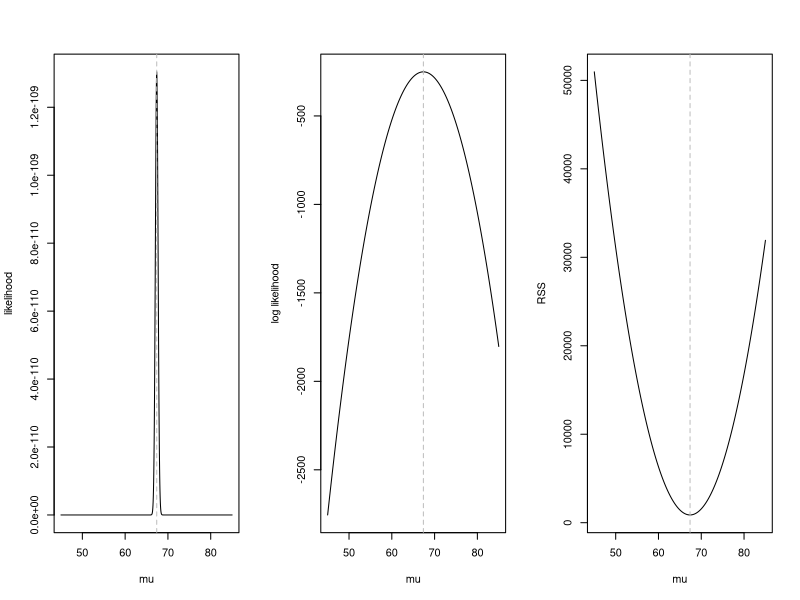
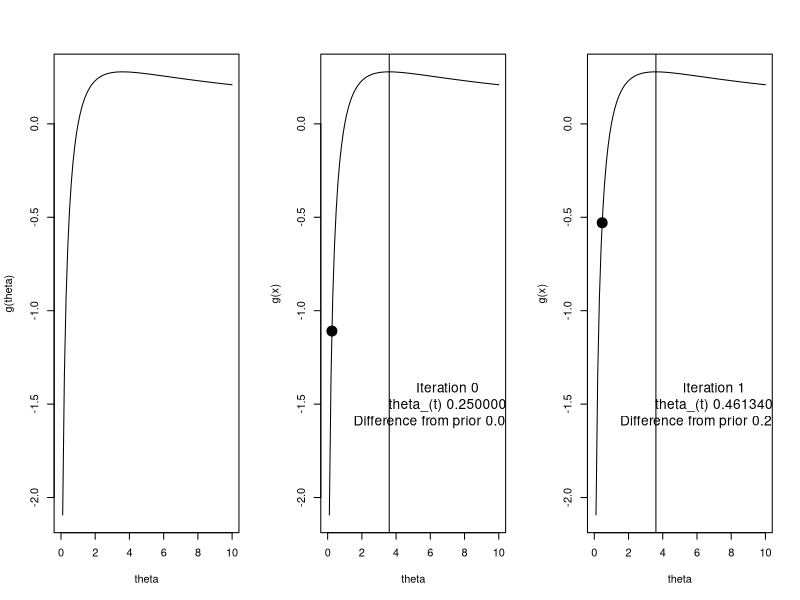
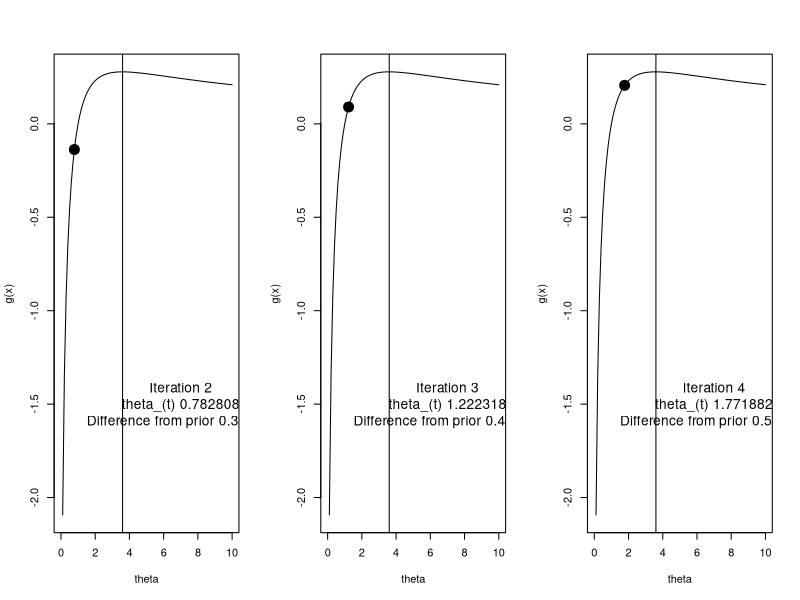
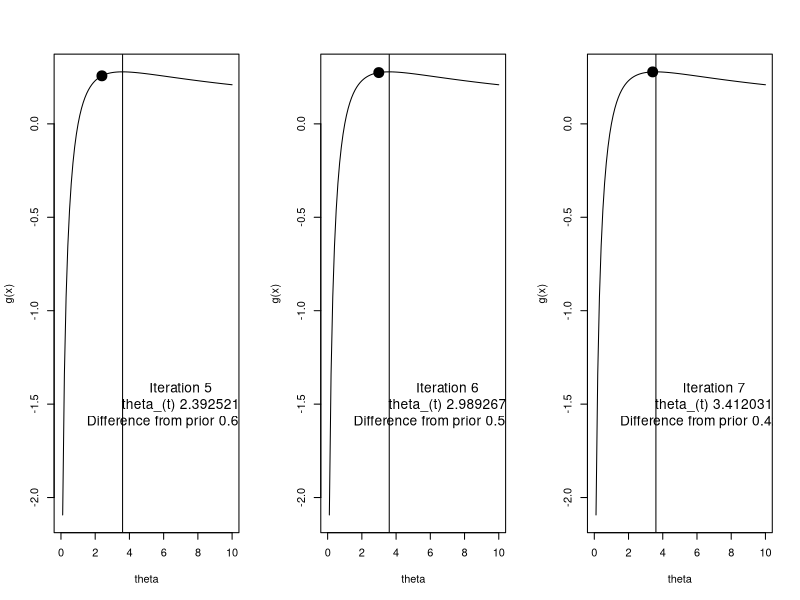
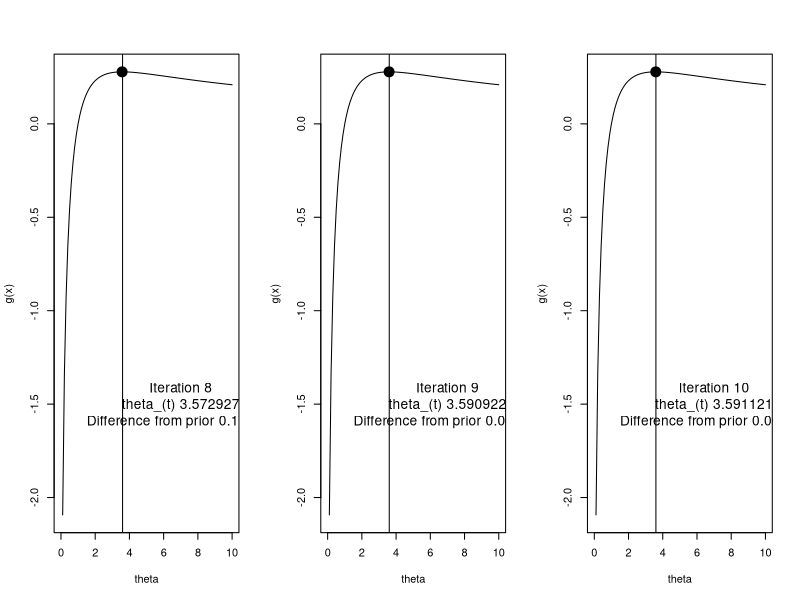
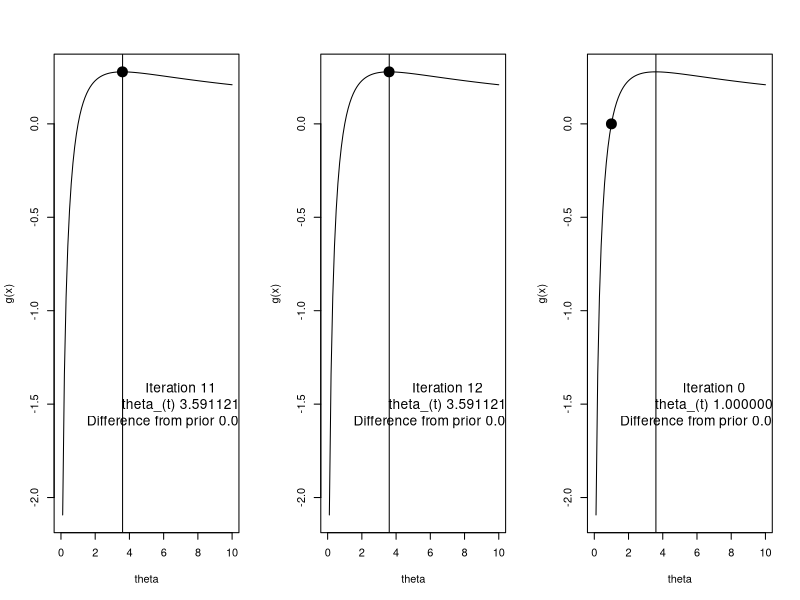
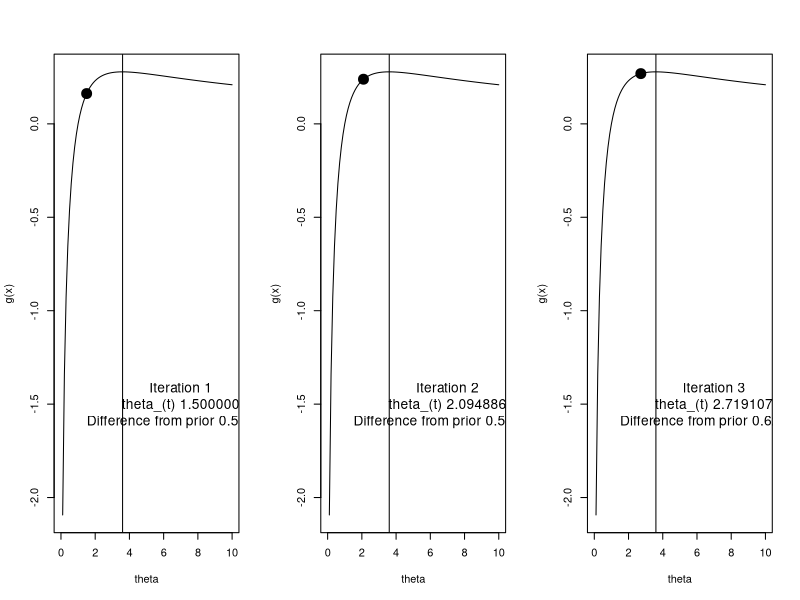
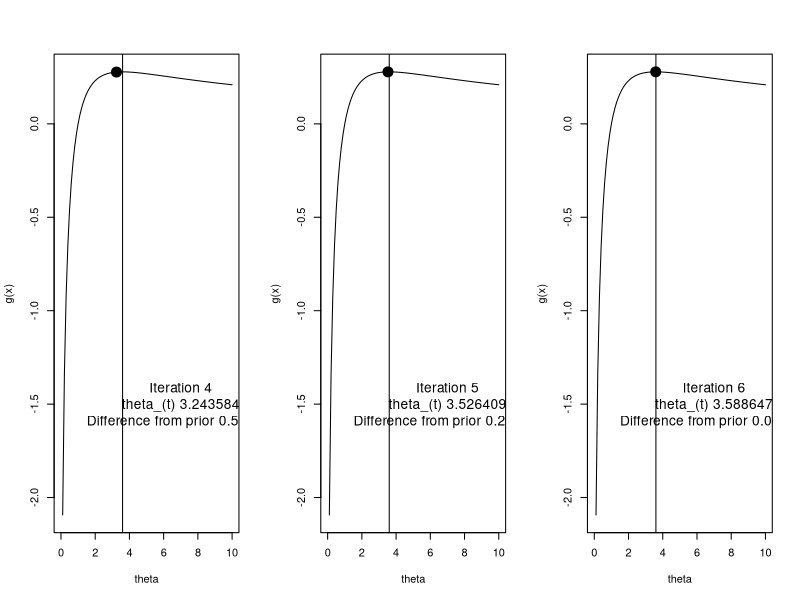

These figures' R source, in order:
## ---- chunk 1
knitr::opts_chunk$set(echo = TRUE)
## ---- chunk 2
## set simulation parameters
mu = 67 
sigma2 = 10
n = 100

## generate random normally distributed samples
y = rnorm(n, mu, sd = sqrt(sigma2))

## print MLE of mu, mu_hat
cat("mean of y\n")
(mean(y))

## print estimate of mu in linear model framework (intercept only model)
cat("beta_hat from intercept only linear model\n")
print(lm(y ~1)$coef)

## ---- chunk 3
## returns a vector of likelihood values over a given range of mu values
## helps for plotting later
lik = function(mu, sigma2, y){
  # create empty vector
  likelihood.vector = rep(NA, length(mu))
  
  # for each mu, calculate the likelihood value
  for(i in 1:length(likelihood.vector)){
    likelihood.vector[i] = prod(dnorm(y, mu[i], sqrt(sigma2)))
  }
  
  # return vector of likelihood values spanning range of mu
  return(likelihood.vector)
}

## define the log-likelihood function with respect to mu
loglik = function(mu, sigma2, y){
  # create empty vector  
  log.likelihood.vector = rep(NA, length(mu))
  
  # calculate log likelihood
  for(i in 1:length(log.likelihood.vector)){
    log.likelihood.vector[i] = sum(dnorm(y, mu[i], sqrt(sigma2), log = T))
  }
  
  return(log.likelihood.vector)
}

## define the residual sum of squares function with respect to mu
RSS = function(mu, sigma2, y){
  # create empty vector  
  RSS.vector = rep(NA, length(mu))
  
  # calculate log likelihood
  for(i in 1:length(RSS.vector)){
    RSS.vector[i] = sum((y - mu[i])^2)
  }
  
  return(RSS.vector)
}


## ---- chunk 4
## range of mu to plot over
range = seq(45, 85,,1000)

## arrange the two plots in 1 row, three columns
par(mfrow = c(1,3)) 

## likelihood plot
plot(range, lik(mu = range,sigma2 = sigma2, y = y), type = "l", ylab = "likelihood", xlab = "mu")
# add vertical line at the mean of y
abline(v = mean(y), lty = 2, col = "grey") 

## log likelihood plot
plot(range, loglik(mu = range,sigma2 = sigma2, y = y), type = "l", ylab = "log likelihood", xlab = "mu")
# vertical line at the mean of y
abline(v = mean(y), lty = 2, col = "grey" ) 

## RSS plot
plot(range, RSS(mu = range,sigma2 = sigma2, y = y), type = "l", ylab = "RSS", xlab = "mu")
# vertical line at the mean of y
abline(v = mean(y), lty = 2, col = "grey" ) 
## ---- chunk 5
# define function 
f1 = function(theta){
  log(theta)/(1+theta)
}

# make a plot with this function, where the x-axis ranges from 0 to 10
plot(f1, from = 0, to = 10, ylab = "g(theta)", xlab = "theta")
## ---- chunk 6
  th = 0.25
    i = h = 0
  plot(f1, from = 0, to = 10, ylab = "g(x)", xlab = "theta")
  points(th, f1(th), pch = 19, cex = 2)
  abline(v = 3.6)
  text(x = 7, y = -1.5,labels = sprintf("Iteration %d\n theta_(t) %f \n Difference from prior %f", i, th, h), cex = 1.25)
  for(i in 1:12){
    h = ((th + 1)*(1+1/th - log(th)))/(3+4/th+1/th^2-2*log(th))
     th = th + h
     plot(f1, from = 0, to = 10, ylab = "g(x)", xlab = "theta")
     points(th, f1(th), pch = 19, cex = 2)
     abline(v = 3.6)
     text(x = 7, y = -1.5,labels = sprintf("Iteration %d\n theta_(t) %f \n Difference from prior %f", i, th, h), cex = 1.25)
  }

## ---- chunk 7
  th = 1
    i = h = 0
  plot(f1, from = 0, to = 10, ylab = "g(x)", xlab = "theta")
  points(th, f1(th), pch = 19, cex = 2)
  abline(v = 3.6)
  text(x = 7, y = -1.5,labels = sprintf("Iteration %d\n theta_(t) %f \n Difference from prior %f", i, th, h), cex = 1.25)
  for(i in 1:12){
    h = ((th + 1)*(1+1/th - log(th)))/(3+4/th+1/th^2-2*log(th))
     th = th + h
     plot(f1, from = 0, to = 10, ylab = "g(x)", xlab = "theta")
     points(th, f1(th), pch = 19, cex = 2)
     abline(v = 3.6)
     text(x = 7, y = -1.5,labels = sprintf("Iteration %d\n theta_(t) %f \n Difference from prior %f", i, th, h), cex = 1.25)
  }
## ---- chunk 8
  th = 4
  i = h = 0
  plot(f1, from = 0, to = 10, ylab = "g(x)", xlab = "theta")
  points(th, f1(th), pch = 19, cex = 2)
  abline(v = 3.6)
  text(x = 7, y = -1.5,labels = sprintf("Iteration %d\n theta_(t) %f \n Difference from prior %f", i, th, h), cex = 1.25)
     
  for(i in 1:12){
    h = ((th + 1)*(1+1/th - log(th)))/(3+4/th+1/th^2-2*log(th))
     th = th + h
     plot(f1, from = 0, to = 10, ylab = "g(x)", xlab = "theta")
     points(th, f1(th), pch = 19, cex = 2)
     abline(v = 3.6)
     text(x = 7, y = -1.5,labels = sprintf("Iteration %d\n theta_(t) %f \n Difference from prior %f", i, th, h), cex = 1.25)
  }
## ---- chunk 9
  th = 8
    i = h = 0
  plot(f1, from = 0, to = 10, ylab = "g(x)", xlab = "theta")
  points(th, f1(th), pch = 19, cex = 2)
  abline(v = 3.6)
  text(x = 7, y = -1.5,labels = sprintf("Iteration %d\n theta_(t) %f \n Difference from prior %f", i, th, h), cex = 1.25)
  for(i in 1:12){
    h = ((th + 1)*(1+1/th - log(th)))/(3+4/th+1/th^2-2*log(th))
     th = th + h
     plot(f1, from = 0, to = 10, ylab = "g(x)", xlab = "theta")
     points(th, f1(th), pch = 19, cex = 2)
     abline(v = 3.6)
     text(x = 7, y = -1.5,labels = sprintf("Iteration %d\n theta_(t) %f \n Difference from prior %f", i, th, h), cex = 1.25)
  }
## ---- chunk 10
# generate 100 poisson(10) samples
set.seed(10)
n = 100
lambda = 10
y = rpois(n, lambda)
mean(y)

## ---- chunk 11
# loglikelihood function
logLik = function(lambda, y){
  value = sum(dpois(y, lambda = lambda, log = T))
  return(value)
}

# lets write a function for the first derivative
d1 = function(lambda, y){
  first = -length(y) + sum(y)/lambda
  return(first)
}

# now the second
d2 = function(lambda, y){
  second = -sum(y)/lambda^2
  return(second)
}
## ---- chunk 12
# now lets apply NR. First lets set the tolerance and choose a starting value
# the start
tol = 10^-4
lam = 0.1
maxit = 50
iter = 0
eps = Inf
start = Sys.time()
while(eps > tol & iter < maxit){
  # save the previous value
  lam0 = lam
  
  # calculate h, the increment
  h = - d1(lambda = lam, y = y)/d2(lambda = lam, y = y)
  
  # update lambda
  lam = lam + h
  
  # update the log likelihood 
  logL = logLik(lambda = lam, y= y)
  
  # calculate the diff in lambda, could also use the log likelihood if we wanted
  eps  = abs(lam - lam0)
  
  # update the iteration number
  iter = iter + 1
  if(iter == maxit) warning("Iteration limit reached without convergence")
  
  # print out info to keep track
  cat(sprintf("Iter: %d logL: %f lam: %f h: %f eps:%f\n",iter, logL,lam, h, eps))
}
end = Sys.time()
print(end - start)
## ---- chunk 13
 
  
tol = 10^-4
lam = 0.1
maxit = 50
iter = 0
eps = Inf

range = seq(0.001,30,,1000)
plot(range,sapply(range,logLik, y = y), ylab = "logLik(lambda)", xlab = "lambda", type = 'l')
points(lam0, logLik(lam0, y = y), pch = 19, cex = 2)
abline(v = mean(y))

while(eps > tol & iter < maxit){
  # save the previous value
  lam0 = lam
  
  # calculate h, the increment
  h = - d1(lambda = lam, y = y)/d2(lambda = lam, y = y)
  
  # update lambda
  lam = lam + h
  
  # update the log likelihood 
  logL = logLik(lambda = lam, y= y)
  
  # calculate the diff, could also use the log likelihood if we wanted
  eps  = abs(lam - lam0)
  
  # update the iteration number
  iter = iter + 1
  
  plot(range,sapply(range,logLik, y = y), ylab = "logLik(lambda)", xlab = "lambda", type = 'l')
  points(lam, logLik(lam, y = y), pch = 19, cex = 2)
  abline(v = mean(y))
}
## ---- chunk 14
# now lets apply FS using same framework as before
# the start
tol = 10^-4
lam = 0.1
maxit = 50
iter = 0
eps = Inf

start = Sys.time()
while(eps > tol & iter < maxit){
  # save the previous value
  lam0 = lam
  
  # calculate h, the increment
  h = -d1(lambda = lam, y = y)/(-n/lam)
  
  # update lambda
  lam = lam + h
  
  # lambda cant be less than or equal to 0, so put a check for this
  if(lam <= 0) stop("lambda leq 0")
  
  # update the log likelihood 
  logL = logLik(lambda = lam, y= y)
  
  # calculate the diff, could also use the log likelihood if we wanted
  eps  = abs(lam - lam0)
  
  # update the iteration number
  iter = iter + 1
  if(iter == maxit) warning("Iteration limit reached without convergence")
  
  # print out info to keep track
  cat(sprintf("Iter: %d logL: %f lam: %f h: %f eps:%f\n",iter, logL,lam, h, eps))
}
end = Sys.time()
print(end - start)
## ---- chunk 15
# 100 samples
n = 100

# create X from two normally distributed predictors, assume intercept
x1 = rnorm(100)
x2 = rnorm(100)
X = model.matrix(~1+x1+x2)

# pick beta
beta = c(1, 1, 1)

# simulate samples
lambda = exp(X%*%beta) 
y = rpois(n, lambda)
## ---- chunk 16
data.matrix = cbind(log(y+1), x1, x2)
pairs(data.matrix)
## ---- chunk 17
# loglikelihood function
logLik.reg = function(beta, y, X){
  lambda_hat = exp(X%*%beta)
  value = sum(dpois(y, lambda = lambda_hat, log = T))
  return(value)
}

# lets write a function for the first derivative
d1.reg = function(beta, y, X){
  lambda_hat = exp(X %*% beta)
  r = y - lambda_hat
  first = matrix(0, ncol = 1, nrow = ncol(X))
  for(i in 1:length(y)) first =  first + r[i]*X[i,] # also can be done with colSums(sweep(X,MARGIN=2,r,`*`))
  return(first)
}

# now the second
d2.reg = function(beta, y, X){
  lambda_hat = exp(X %*% beta)
  second = 0 
  for(i in 1:length(y)) second =  second + -lambda_hat[i]*X[i,] %*% t(X[i,])
  return(second)
}
## ---- chunk 18
# the start
tol = 10^-4
beta = c(log(mean(y)),0,0) # multivariate now
maxit = 50
iter = 0
eps = Inf

# given this, the result below will be the same as NR
start = Sys.time()
while(eps > tol & iter < maxit){
  # save the previous value
  beta0 = beta
  
  # calculate h, the increment
  h = -solve(d2.reg(beta = beta, y = y, X = X)) %*% d1.reg(beta = beta, y = y, X = X)
  
  # update lambda
  beta = beta + h
  
  # update the log likelihood 
  logL = logLik(lambda = exp(X%*%beta), y= y)
  
  # calculate the euclidean distance, could also use the log likelihood if we wanted
  eps  = sqrt(sum((beta - beta0)^2))
  
  # update the iteration number
  iter = iter + 1
  if(iter == maxit) warning("Iteration limit reached without convergence")
  
  # print out info to keep track
  cat(sprintf("Iter: %d logL: %.2f beta0: %.3f beta1: %.3f beta2: %.3f eps:%f\n",iter, logL,beta[1],beta[2],beta[3],eps))
}
end = Sys.time()
print(end - start)
## ---- chunk 19
print(beta)
print(glm(y ~ X -1, family = poisson()))
## ---- chunk 20
# the start
tol = 10^-4
beta = c(log(mean(y)),0,0) # multivariate now
maxit = 50
iter = 0
eps = Inf

# given this, the result below will be the same as NR
start = Sys.time()
while(eps > tol & iter < maxit){
  # save the previous value
  beta0 = beta
  
  # set up  values
  eta_t = X %*% beta0
  e = exp(-eta_t)*(y - exp(eta_t))
  w = exp(eta_t)
  W = diag(as.vector(w))
  z = eta_t + e # since us
  
  # solve for beta(t+1)
  beta = solve(t(X) %*% W %*% X)%*% t(X)%*%W %*% z
  
  # update the log likelihood 
  eta_t1 = X%*%beta
  logL = logLik(lambda = exp(eta_t1), y= y)
  
  # calculate the euclidean distance, could also use the log likelihood if we wanted
  eps  = sqrt(sum((beta - beta0)^2))
  
  # update the iteration number
  iter = iter + 1
  if(iter == maxit) warning("Iteration limit reached without convergence")
  
  # print out info to keep track
  cat(sprintf("Iter: %d logL: %.2f beta0: %.3f beta1: %.3f beta2: %.3f eps:%f\n",iter, logL,beta[1],beta[2],beta[3],eps))
}
end = Sys.time()
print(beta)
print(end - start)

## ---- chunk 21
# load the optimx librar
library(optimx)
start = Sys.time()
fit = optimx(
  par = c(log(mean(y)),0,0), # initial values for the parameters. 
  fn = function(x, X, y){logLik.reg(beta = x,X = X, y= y)}, # log likelihood
  gr = function(x, X, y){d1.reg(beta = x,X = X, y= y)}, # gradient/1st derivative
  method = "BFGS",
  y = y,
  X = X,
  #itmax = maxit, # max number of iterations
  control = list(
              trace = 0, # higher number print more detailed output
              maximize = T, # default is to minimize
              abstol= tol
              # parscale = vector of scaling values to correct for scale differencs in parameters.  Should be the same length as the num of parmaters
              )
)
end = Sys.time()
print(end - start)
print(fit)  
## ---- chunk 22
# the start
tol = 10^-6
beta = c(log(mean(y)),0,0) # multivariate now
maxit = 10000
iter = 0
alpha = 0.0001
eps = Inf

# given this, the result below will be the same as NR
start = Sys.time()
while(eps > tol & iter < maxit){
  # save the previous value
  beta0 = beta
  
  # calculate h, the increment
  h =  alpha*d1.reg(beta = beta, y = y, X = X)
  
  # update lambda
  beta = beta + h
  
  # update the log likelihood 
  logL = logLik(lambda = exp(X%*%beta), y= y)
  
  # calculate the euclidean distance, could also use the log likelihood if we wanted
  eps  = sqrt(sum((beta - beta0)^2))
  
  # update the iteration number
  iter = iter + 1
  if(iter == maxit) warning("Iteration limit reached without convergence")
  
  # print out info to keep track
  if(floor(iter/20) == ceiling(iter/20)) cat(sprintf("Iter: %d logL: %.2f beta0: %.3f beta1: %.3f beta2: %.3f eps:%f\n",iter, logL,beta[1],beta[2],beta[3],eps))
}
end = Sys.time()
print(end - start)
## ---- chunk 23
# the start
tol = 10^-6 # lowered threshold to protect against random convergence
beta = c(log(mean(y)),0,0) # multivariate now
maxit = 50000 # increased iteration limit
iter = 0
alpha = 0.00001
subsample.size = 10
eps = Inf
epscount = 0

# given this, the result below will be the same as NR
start = Sys.time()
while(eps > tol & iter < maxit & epscount <2){
  # save the previous value
  beta0 = beta
  
  # take subsample
  index = sample(1:n,size = subsample.size,replace = T)
  
  # calculate h, the increment
  h =  alpha*d1.reg(beta = beta, y = y[index], X = X[index,])
  
  # update lambda
  beta = beta + h
  
  # update the log likelihood 
  logL = logLik(lambda = exp(X%*%beta), y= y)
  
  # calculate the euclidean distance, could also use the log likelihood if we wanted
  eps  = sqrt(sum((beta - beta0)^2))
  if(eps < tol) epscount = epscount+1
  
  # update the iteration number
  iter = iter + 1
  if(iter == maxit) warning("Iteration limit reached without convergence")
  
  # print out info to keep track
  if(floor(iter/1000) == ceiling(iter/1000)) cat(sprintf("Iter: %d logL: %.2f beta0: %.3f beta1: %.3f beta2: %.3f eps:%f\n",iter, logL,beta[1],beta[2],beta[3],eps))
}
end = Sys.time()
print(end - start)
## ---- chunk 24
# load the optimx librar
library(optimx)
start = Sys.time()
fit = optimx(
  par = c(log(mean(y)),0,0), # initial values for the parameters. 
  fn = function(x, X, y){logLik.reg(beta = x,X = X, y= y)}, # log likelihood
  gr = function(x, X, y){d1.reg(beta = x,X = X, y= y)}, # gradient/1st derivative
  method = "Nelder-Mead",
  y = y,
  X = X,
  #itmax = maxit, # max number of iterations
  control = list(
              trace = 0, # higher number print more detailed output
              maximize = T, # default is to minimize
              abstol= tol
              # parscale = vector of scaling values to correct for scale differencs in parameters.  Should be the same length as the num of parmaters
              )
)
end = Sys.time()
print(end - start)
print(fit)  
